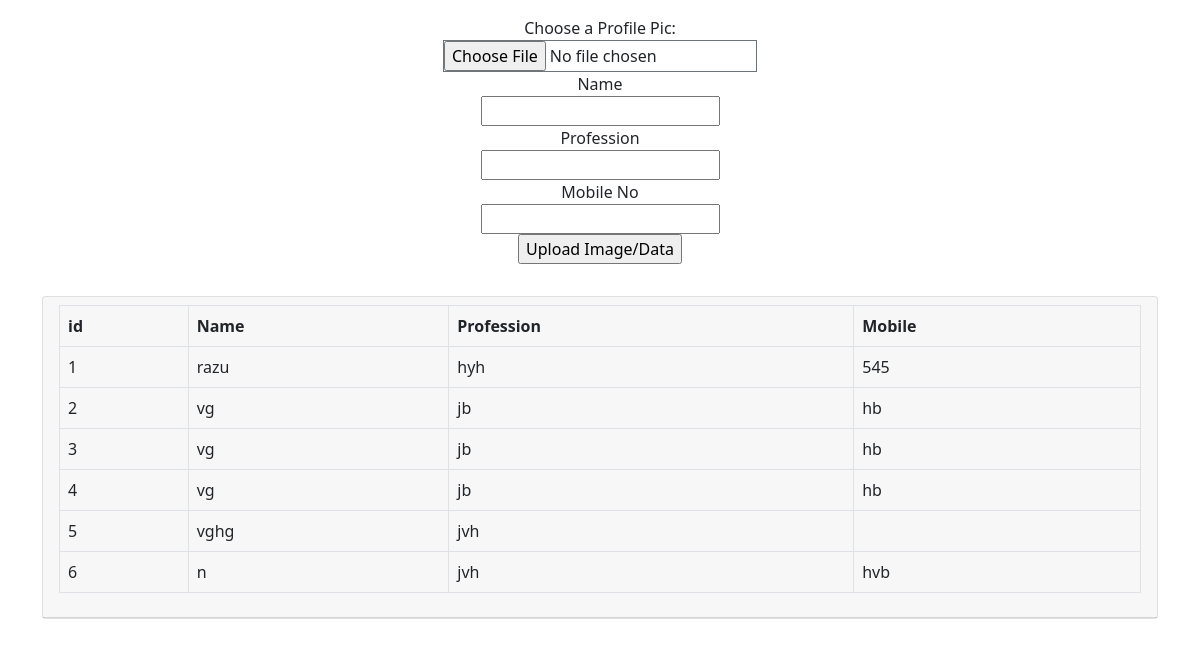
Screenshot of /admin/upstaffs.php with the database file from the repository.
### tables this page shows
CREATE TABLE `staffs` (
  `id` int(11) NOT NULL,
  `name` varchar(255) NOT NULL,
  `profession` varchar(255) NOT NULL,
  `mobile` varchar(255) NOT NULL,
  `photo` blob NOT NULL,
  `email` varchar(255) NOT NULL
);

### admin/upstaffs.php (the view, shortened to what this page needs)
<!DOCTYPE html>
<html lang="en">
<head>
    <link href="https://cdn.jsdelivr.net/npm/bootstrap@5.0.2/dist/css/bootstrap.min.css" rel="stylesheet">
</head>
<body>
<center>
<div class="card-body">
    <form action="" method="POST" enctype="multipart/form-data">
        <lable> Choose a Profile Pic: </label><br>
        <input type="file" name="photo" id="photo" class="border border-secondary"/><br>
        <lable> Name </label><br>
        <input type="text" name="name" id="name"/> <br>
        <lable> Profession </label><br>
        <input type="text" name="profession" id="perofession"/> <br>
        <lable>Mobile No</label><br>
        <input type="text" name="mobile" id="mobile"/> <br>
        <input type="submit" name="upload" value="Upload Image/Data"/><br>
    </form>
    </div>
    </center>
    <div class="container">
        <div class="row">
            <div class="col-md-12 mt-3">
                <div class="card">
                    <div class="card-header">
                        <div>
                            <?php
                            $connection = mysqli_connect("localhost","root","","db_scpsc");
                            $query = "SELECT * FROM `staffs`";
                            $query_run = mysqli_query($connection, $query);
                            ?>
                            <div class="table-responsive">
                                <table class="table table-bordered">
                                  <thead>
                                    <tr>
                                      <th scope="col">id</th>
                                      <th scope="col">Name</th>
                                      <th scope="col">Profession</th>
                                      <th scope="col">Mobile</th>
                                    </tr>
                                  </thead>
                                  <tbody>
                                    <?php
                                    if(mysqli_num_rows($query_run) > 0)
                                    {
                                    while($row = mysqli_fetch_array($query_run))
                                     {
                                    ?>
                                    <tr>
                                      <td><?php echo $row['id']; ?></td>
                                      <td><?php echo $row['name']; ?></td>
                                      <td><?php echo $row['profession']; ?></td>
                                      <td><?php echo $row['mobile']; ?></td>
                                    </tr>
                                    <?php
                                              }
                            }
                                    ?>
                                  </tbody>
                                </table>
                            </div>
                        </div>
                    </div>
                </div>
            </div>
        </div>
    </div>
</body>
</html>

### rows the page displays
staffs: id "1", name "razu", profession "hyh", mobile "545"
staffs: id "2", name "vg", profession "jb", mobile "hb"
staffs: id "3", name "vg", profession "jb", mobile "hb"
staffs: id "4", name "vg", profession "jb", mobile "hb"
staffs: id "5", name "vghg", profession "jvh"
staffs: id "6", name "n", profession "jvh", mobile "hvb"
